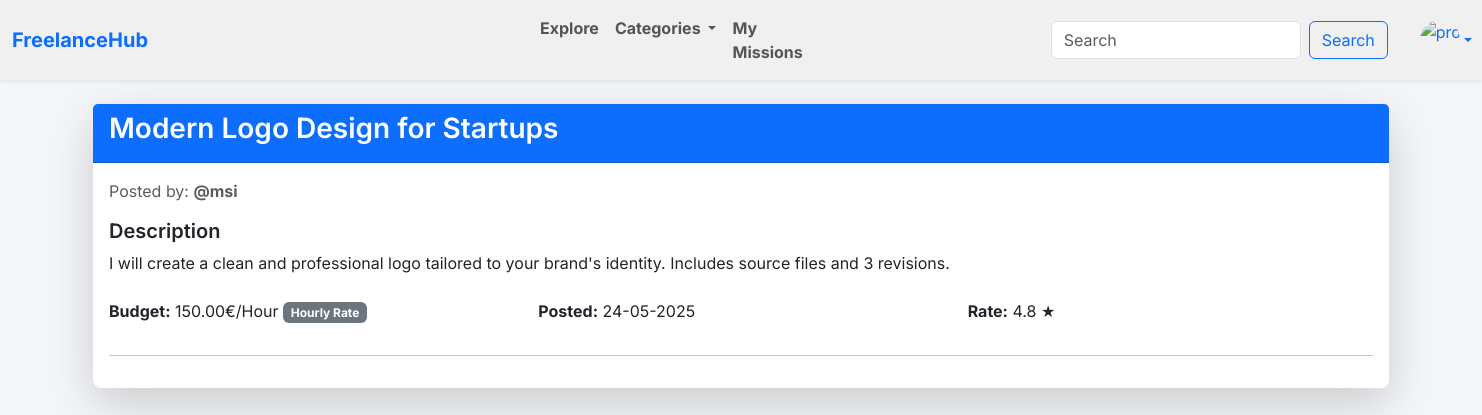
/client/service/3/ (signed in), run on an earlier commit of the app's database.
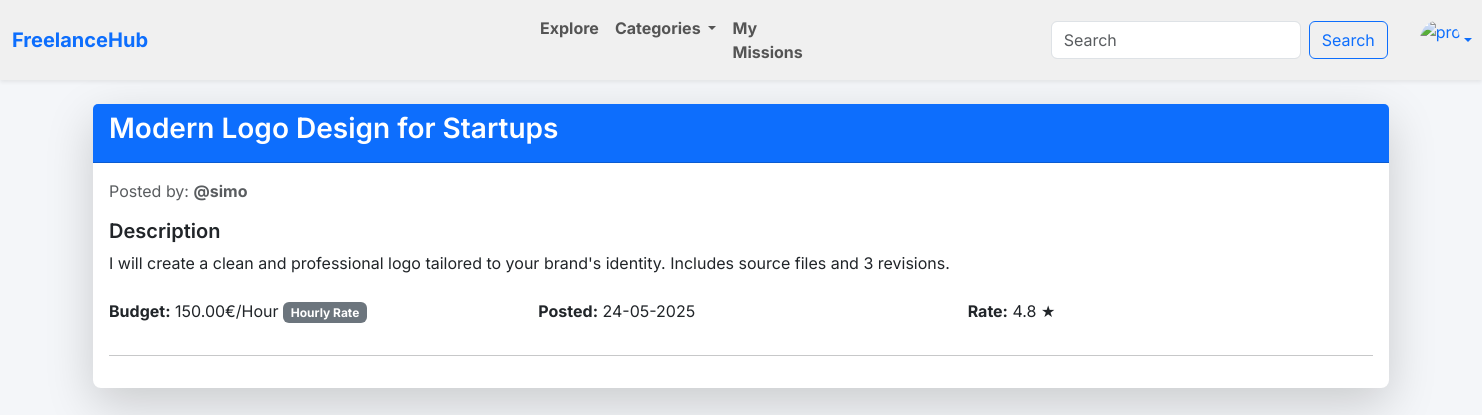
And on a later commit of the database.
### freelancer/models.py (models this page shows)
class Service(models.Model):
    user = models.ForeignKey(User, on_delete=models.CASCADE)
    title = models.CharField(max_length=100)
    description = models.TextField(blank=True, default='No Description Available')
    image_url = models.URLField(default="https://placehold.co/600x400")
    image = models.ImageField(upload_to='uploads/services', default='uploads/default.jpg')
    price = models.DecimalField(max_digits=8, decimal_places=2)
    rate = models.DecimalField(max_digits=2, decimal_places=1, default=0)
    created_at = models.DateTimeField(auto_now_add=True)
    updated_at = models.DateTimeField(auto_now=True)

### client/views.py (the view)
# urls.py: path('service/<int:pk>/', views.freelance_detail, name='freelance_detail'),
@login_required
def freelance_detail(request, pk):
    service = get_object_or_404(Service, pk=pk)
    return render(request, 'client/freelancer_detail.html',{'service': service})

### client/templates/client/freelancer_detail.html
{% extends 'main.html' %}
{% load humanize %}
{% block nav %}
    {% include "navbar.html" with logged_in=True search=True %}
{% endblock %}
{% block content %}
    <div class="container py-4">
        <div class="card shadow-lg border-0 mb-4 rounded-3" style="min-width: 350px;">
            <div class="card-header bg-primary text-white">
                <h3>{{ service.title }}</h3>
            </div>
            <div class="card-body">
                <p class="text-muted">Posted by: <strong>@{{ service.user.username }}</strong></p>
                <h5>Description</h5>
                <p>{{ service.description }}</p>
                <div class="row mt-4">
                    <div class="col-md-4">
                        <p><strong>Budget:</strong> {{ service.price }}€/Hour
                            <span class="badge bg-secondary">Hourly Rate</span>
                        </p>
                    </div>
                    <div class="col-md-4">
                        <p><strong>Posted:</strong> {{ service.created_at|date:"d-m-Y" }}</p>
                    </div>
                    <div class="col-md-4">
                        <p><strong>Rate:</strong> {{ service.rate }} ★</p>
                    </div>
                </div>
                <hr>
            </div>
        </div>
    </div>
{% endblock %}

What changed in the data, as far as the page shows it:
changed Service "Modern Logo Design for Startups": user.username "msi" → "simo"
